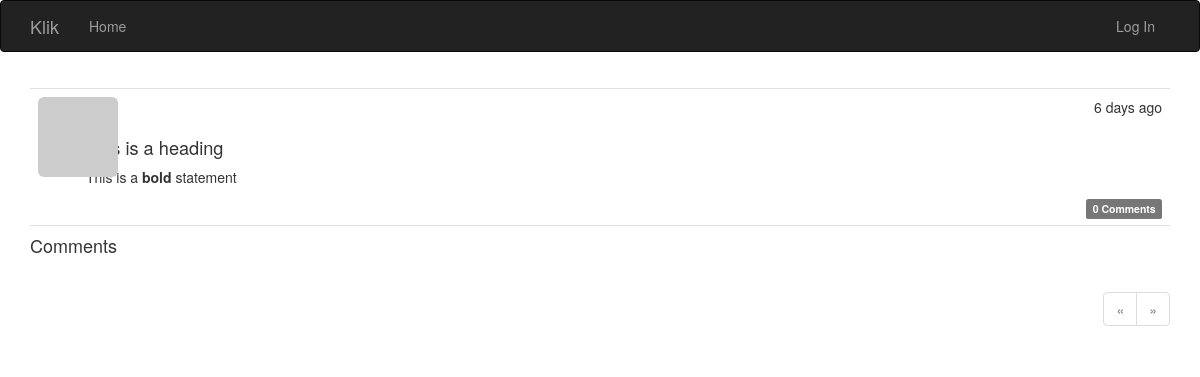
The app's page /post/103, older data.
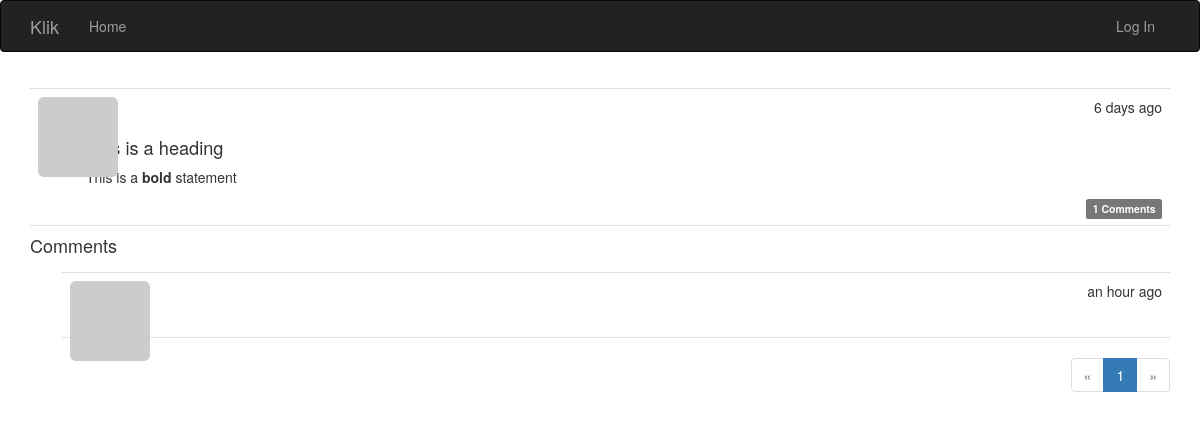
The same page, newer data.
### app/models.py (models this page shows, shortened)
class Post(db.Model):
    __tablename__ = 'posts'
    id = db.Column(db.Integer, primary_key=True)
    body = db.Column(db.Text)
    body_html = db.Column(db.Text)
    timestamp = db.Column(db.DateTime, index=True, default=datetime.utcnow)
    author_id = db.Column(db.Integer, db.ForeignKey('users.id'))
    comments = db.relationship('Comment', backref='post', lazy='dynamic')

class Comment(db.Model):
    __tablename__ = 'comments'
    id = db.Column(db.Integer, primary_key=True)
    body = db.Column(db.Text)
    body_html = db.Column(db.Text)
    timestamp = db.Column(db.DateTime, index=True, default=datetime.utcnow)
    disabled = db.Column(db.Boolean)
    author_id = db.Column(db.Integer, db.ForeignKey('users.id'))
    post_id = db.Column(db.Integer, db.ForeignKey('posts.id'))

### app/main/views.py (the view, shortened to what this page needs)
@main.route('/post/<int:id>', methods=['GET', 'POST'])
def post(id):
    post = Post.query.get_or_404(id)
    form = CommentForm()
    page = request.args.get('page', 1, type=int)
    per_page = current_app.config['KLIK_COMMENTS_PER_PAGE']
    if page == -1:
        page = (post.comments.count() - 1) // \
                per_page + 1
    pagination = post.comments.order_by(Comment.timestamp.asc()).paginate(
        page, per_page=per_page,
        error_out=False)
    comments = pagination.items
    return render_template('post.html', posts=[post], form=form,
                           comments=comments, pagination=pagination)

### app/auth/views.py (called while the page is built)
@auth.before_app_request
def before_request():
    if current_user.is_authenticated:
        current_user.ping()

### app/main/__init__.py (called while the page is built)
@main.app_context_processor
def inject_permissions():
    return dict(Permission=Permission)

### app/models.py (called while the page is built)
    def gravatar(self, size=100, default='identicon', rating='g'):
        if request.is_secure:
            url = 'https://secure.gravatar.com/avatar'
        else:
            url = 'http://www.gravatar.com/avatar'
        hash = self.avatar_hash or self.gravatar_hash()
        return '{url}/{hash}?s={size}&d={default}&r={rating}' \
               .format(url=url,
                       hash=hash,
                       size=size,
                       default=default,
                       rating=rating)

    def gravatar_hash(self):
        return hashlib.md5(self.email.lower().encode('utf-8')).hexdigest()

    def can(self, permissions):
        return False

    def is_administrator(self):
        return False

### app/templates/post.html (shortened to what this page needs)
{% extends "base.html" %}
{% import "bootstrap/wtf.html" as wtf %}
{% import "_macros.html" as macros %}
{% block page_content %}
{% include '_posts.html' %}
<h4 id="comments">Comments</h4>
{% include '_comments.html' %}
{% if pagination %}
<div class="pagination">
    {{ macros.pagination_widget(pagination, '.post', fragment='#comments', id=posts[0].id) }}
</div>
{% endif %}
{% endblock %}

### app/templates/_posts.html (shortened to what this page needs)
<ul class="posts">
    {% for post in posts %}
    <li class="post">
        <div class="post-thumbnail">
            <a href="{{ url_for('.user', username=post.author.username) }}">
                <img class="img-rounded profile-thumbnail" src="{{ post.author.gravatar(size=40) }}">
            </a>
        </div>
        <div class="post-content">
            <div class="post-date">{{ moment(post.timestamp).fromNow() }}</div>
            <div class="post-author">
                <a href="{{ url_for('.user', username=post.author.username) }}">
                </a>
            </div>
            <div class="post-body">
                {% if post.body_html %}
                    {{ post.body_html | safe }}
                {% else %}
                    {{ post.body }}
                {% endif %}
            </div>
            <div class="post-footer">
                <a href="{{ url_for('.post', id=post.id) }}#comments">
                    <span class="label label-default">
                        {{ post.comments.count() }} Comments
                    </span>
                </a>
            </div>
        </div>
    </li>
    {% endfor %}
</ul>

### app/templates/_comments.html (shortened to what this page needs)
<ul class="comments">
    {% for comment in comments %}
    <li class="comment">
        <div class="comment-thumbnail">
            <a href="{{ url_for('.user', username=comment.author.username) }}">
                <img class="img-rounded profile-thumbnail" src="{{ comment.author.gravatar(size=40) }}">
            </a>
        </div>
        <div class="comment-content">
            <div class="comment-date">{{ moment(comment.timestamp).fromNow() }}</div>
            <div class="comment-author"><a href="{{ url_for('.user', username=comment.author.username) }}">{{ comment.author.username }}</a></div>
            <div class="comment-body">
            </div>
        </div>
    </li>
    {% endfor %}
</ul>

Row changes from the older to the newer data that the page shows:
computed for Post "This is a heading This is a bold statement": comments.count "0" → "1"
added Comment: timestamp "an hour ago"
Text that changed along with them:
new list line: "1"
